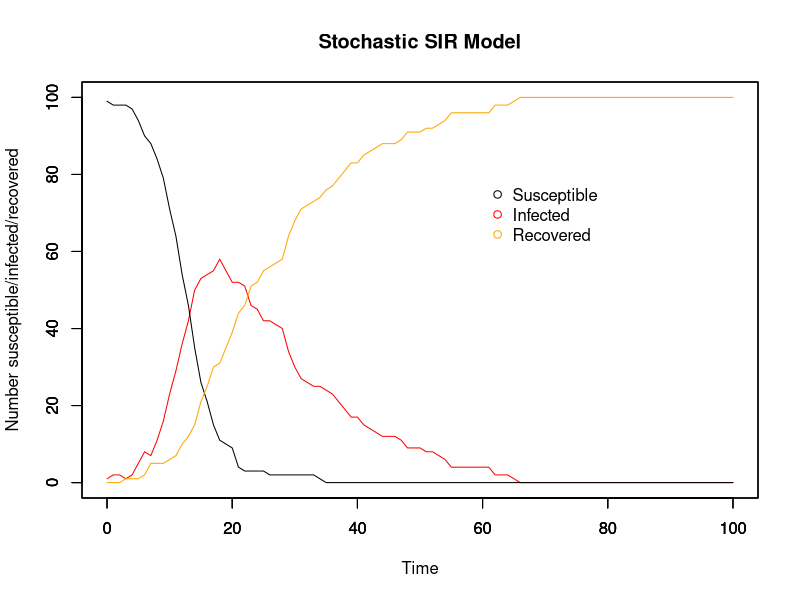
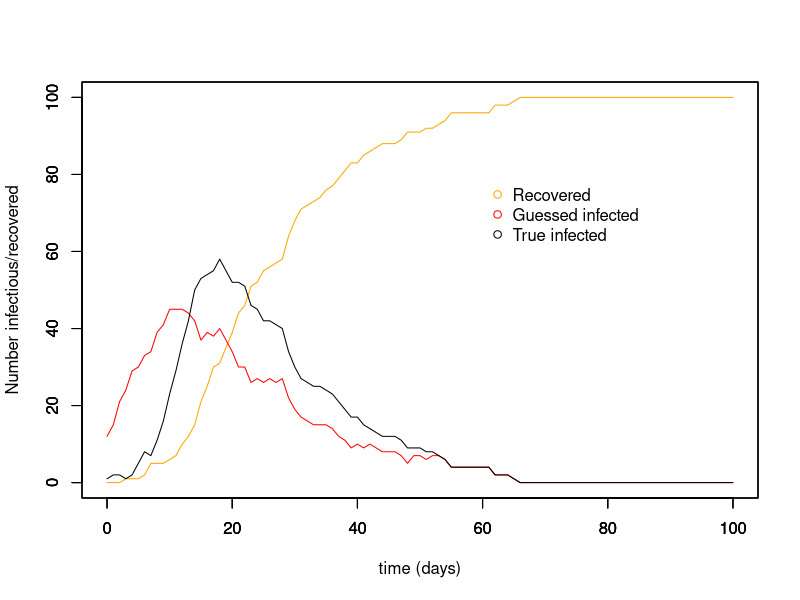

The R source for these figures, in order: (Note: this script raises an error after producing the figures.)
# MCMC estimating stochastic processes
# 3 unknonws: beta, gamma, and the time of infection for each individual
# 17/11/17

##########################
## Input values for SIR ##
##########################

# Time
timestep <- 1
times <- seq(0, 100, by = timestep)

# Initial population: N-1 susceptible, 1 infectious, 0 recovered
init.values = c(
  S = 100-1,
  I = 1,
  R = 0
)
N = sum(init.values)

# Beta & gammma
beta <- 5e-3
gamma <- 8e-2
1/gamma

###############
## The model ##
###############

# Array for holding collective disease status information for whole period of time
data <- array(0, dim =c(length(times), length(init.values)+3))
data[,1] <- times # make first column the timesteps to make plotting easier later on

#set.seed(22) # other good ones: 7, 14, 22, 30

# For loops for calculating the numbers susceptible, infected, and recovered at each timepoint
for (time in times){
  if (time == 0){ # Set up the number of S/I/R at time 0
    data[1,2] <- init.values["S"] # number of susceptibles at time 0
    data[1,3] <- init.values["I"] # number of infecteds at time 0
    data[1,4] <- init.values["R"] # number of recovereds at time 0
    data[1,5] <- init.values["I"] # number newly infected at time 0
    data[1,6] <- init.values["R"] # number newly recovered at time 0
    
  } else{
    whole_time <- 1/timestep * time # makes time into the whole number that it corresponds to in the array
    #inf <- rbinom(1, size = data[whole_time,2], prob = foi_t) # number who become infected in this timestep
    #rec <- rbinom(1, size = data[whole_time,3], prob = r_t)# number who become recovered in this timestep
    
    inf <- rbinom(1, size = data[whole_time,2], (1-(exp(-beta*data[whole_time,3]*timestep)))) # number who become infected in this timestep
    rec <- rbinom(1, size = data[whole_time,3], (1-(exp(-gamma*timestep)))) # number who become recovered in this timestep
    
    data[whole_time+1,2] <- data[whole_time,2] - inf # number of susceptibles at other times
    
    data[whole_time+1,3] <- data[whole_time,3]  + inf - rec # number of infecteds at other times
    
    data[whole_time+1,4] <- data[whole_time,4] + rec # number of recovereds at other times
    
    data[whole_time+1,5] <- data[whole_time+1,3] - data[whole_time,3] + data[whole_time+1,4] - data[whole_time,4] # number of newly infected
    
    data[whole_time+1,6] <- data[whole_time+1,4] - data[whole_time,4] # number of newly recovered
  }
}

###############
## SIR plots ##
###############

run_stoch <- data.frame(data) # make array into a dataframe
colnames(run_stoch) <- c("time","S", "I", "R", "new_I", "new_R")

par(mfrow = c(1,1))

# Plot for SIR model
plot(x = run_stoch$time, y = run_stoch$I, type = "line", col = "red", ylim = c(0,N),
     xlab = "Time", ylab = "Number susceptible/infected/recovered", main = "Stochastic SIR Model")
par(new=T)
plot(x = run_stoch$time, y = run_stoch$S, type = "line", ylim = c(0,N), ylab = "", xlab = "") # add susceptible line
par(new=T)
plot(x = run_stoch$time, y = run_stoch$R, type = "line", col = "orange", ylim = c(0,N), ylab = "", xlab = "") # recovered

# Add legend
legend(60, 0.8*N, c("Susceptible", "Infected", "Recovered"), pch = 1, col = c("black", "red", "orange"), bty = "n")

# Plot for newly infected and newly recovered
# plot(x = run_stoch$time, y = run_stoch$new_I, type = "line", col = "red", ylim = c(0,max(run_stoch$new_I)),
#      xlab = "Time", ylab = "Number newly infected/recovered", main = "New infections/recoveries")
# par(new=T)
# plot(x = run_stoch$time, y = run_stoch$new_R, type = "line", col = "orange", ylim = c(0,max(run_stoch$new_I)), ylab = "", xlab = "") # add susceptible line

#################
## Guess new_I ##
#################

inf_period <- ceiling(1/gamma) # mean infectious period calculated from gamma

for (i in 1:nrow(run_stoch)){
run_stoch$guess_new_I[i] <- run_stoch$new_R[i+(inf_period/timestep)] # guess newly infected, translates days into no. of timesteps
run_stoch$guess_I[i] <- run_stoch$R[i+(inf_period/timestep)] - run_stoch$R[i]
run_stoch$guess_S[i] <- N - (run_stoch$R[i] + run_stoch$guess_I[i])
}
run_stoch[is.na(run_stoch)] <- 0

plot(run_stoch$time, run_stoch$R, ylim = c(0,N), type = "line", col = "orange", xlab = "time (days)", ylab = "Number infectious/recovered")
par(new=T)
plot(run_stoch$time, run_stoch$guess_I, ylim = c(0,N), type = "line", col = "red", xlab = " ", ylab = " ")
par(new=T)
plot(x = run_stoch$time, y = run_stoch$I, type = "line", col = "black", ylim = c(0,N), xlab = " ", ylab = " ")
legend(60, 0.8*N, c("Recovered", "Guessed infected", "True infected"), pch = 1, col = c("orange", "red", "black"), bty = "n")

##################################
## Likelihood, prior, posterior ##
##################################

# Likelihood distribution for beta and gamma
likelihood <- function(param){
  beta = as.numeric(param[1])
  gamma = as.numeric(param[2])
  total = array(0, dim = (c(nrow(run_stoch))))
    I = as.numeric(inf_chain[,iteration,1])
    new_I = as.numeric(inf_chain[,iteration,2])
  
  for (i in 1:nrow(run_stoch)){
    betalikelihood = dbinom(new_I[i+1], (N - I[i] - run_stoch$R[i]), (1-(exp(-beta*I[i]*timestep))), log = T)
    gammalikelihood = dbinom(run_stoch$new_R[i+1], I[i], (1-(exp(-gamma*timestep))), log = T)
    total[i] = betalikelihood + gammalikelihood
  }
  #print(total[i])
  return(sum(total, na.rm = T))
}

# Likelihood distribution for infection
# Keep beta and gamma constant, change I
inf_likelihood <- function(param){
  beta = as.numeric(chain[iteration-1,1]) # most recent guess of beta
  gamma = as.numeric(chain[iteration-1,2]) # most recent guess of gamma
  I = as.numeric(param[1])
  new_I = as.numeric(param[2])

  inf_total = array(0, dim = (c(nrow(run_stoch))))

  for (i in 1:nrow(run_stoch)){
    betalikelihood = dbinom(new_I[i+1], (N - I[i] - run_stoch$R[i]), (1-(exp(-beta*I[i]*timestep))), log = T)
    gammalikelihood = dbinom(run_stoch$new_R[i+1], I[i], (1-(exp(-gamma*timestep))), log = T)
    #print(betalikelihood)
    #print(gammalikelihood)
    inf_total[i] = betalikelihood + gammalikelihood
  }
  #print(inf_total[i])
  return(sum(inf_total, na.rm = T))
}

# Prior distribution
prior <- function(param){
  beta = as.numeric(param[1])
  gamma = as.numeric(param[2])
  betaprior = dunif(beta, min = 0, max = 100, log = T)
  gammaprior = dunif(gamma, min = 0, max = 100, log = T)
  return(betaprior + gammaprior)
}

# Posterior distribution for beta and gamma
posterior <- function(param){
  return (likelihood(param) + prior(param))
}

# Posterior distribution for infectious
inf_posterior <- function(param){
  return (inf_likelihood(param) + prior(param))
}

# Proposal function for beta and gamma
proposalfunction <- function(param){ 
  
  beta_prop = rnorm(1, mean = param[1], sd = 0.01 )
  gamma_prop = rnorm(1, mean = param[2], sd = 0.01)

  
  return(c(beta_prop, gamma_prop))
}

# Proposal function for I
inf_proposalfunction <- function(param){
  changed_I <- sample(length(times), 1) # choose the timepoint at which I will be changed
  inf_list <- c(-1, 1)
  inf <- sample(inf_list, 1) # will the change at that timepoint be + or - 1 I

  I_prop <- param[1] + inf
  new_I_prop <- param[2] + inf
  
  print(I_prop)
  print(new_I_prop)
  
  return(c(I_prop, new_I_prop))
}

# Give a starting point for running iterations, necessary for putting the right betas, gammas, and Is into functions
iteration = 0

run_metropolis_MCMC <- function(startvalue, iterations){
  chain = array(dim = c(iterations+1,2))
  chain[1,] = startvalue
  
  inf_chain = array(dim = c(length(times), iterations+1, 2)) # chain for infectious
  inter_inf = array(dim = c(length(times), iterations+1, 2)) # intermediate infectious array
  inf_chain[,1,1] = start_I[1]
  inf_chain[,1,2] = start_I[2]
  inf_list <- c(-1, 1) # used for choosing -1 or +1 randomly
  
  # Proposals
  for (i in 1:iterations){
    iteration = iteration + 1 # keeps track of which iteration you're on
    
  # Infectious
    changed_I <- sample(length(times), 1)
    inf <- sample(inf_list, 1) # will the change at that timepoint be + or - 1 I
    
    inter_inf[,i,] = inf_chain[,i,]
    inter_inf[changed_I,i,] = inf_chain[changed_I, i,] + inf
    inf_proposal = inter_inf[,i,]
    
    print(inf_proposal)
    inf_probab = inf_posterior(inf_proposal) - inf_posterior(inf_chain[,i,])
    if (log(runif(1)) < inf_probab){
      inf_chain[,i+1,] = inf_proposal
    }else{
      inf_chain[,i+1,] = inf_chain[,i,]
    }
    
    # Beta and gamma
    proposal = proposalfunction(chain[i,])
    
    if (proposal[1] < 0.0 & proposal[2] < 0.0 ){
      chain[i+1,] = chain[i,]
      
    } else if (proposal[1] < 0.0 & proposal[2] >= 0.0){
      proposal[1] = chain[i,1]
      probab = posterior(proposal) - posterior(chain[i,])
      # print(probab)
      if (log(runif(1)) < probab){
        chain[i+1,] = proposal
      }else{
        chain[i+1,] = chain[i,]
      }
      
    } else if (proposal[1] >= 0.0 & proposal[2] < 0.0){
      proposal[2] = chain[i,2]
      probab = posterior(proposal) - posterior(chain[i,])
      # print(probab)
      if (log(runif(1)) < probab){
        chain[i+1,] = proposal
      }else{
        chain[i+1,] = chain[i,]
      }
      
    } else{
      probab = posterior(proposal) - posterior(chain[i,])
      # print(probab)
      if (log(runif(1)) < probab){
        chain[i+1,] = proposal
      }else{
        chain[i+1,] = chain[i,]
      }
    }
  }
  return(chain)
}

# Where to start the chain for beta and gamma
startvalue <- c(0.01,0.01)

# Where to start the guessing for I
start_I <- c(run_stoch$guess_I, run_stoch$guess_new_I)

# Number of runs
iterations = 5000
#set.seed(4)
chain <- run_metropolis_MCMC(startvalue, iterations)

# The beginning of the chain is biased towards the starting point, so take them out
# normally burnin is 10%-50% of the runs
burnIn = 0.1*iterations
acceptance <- 1-mean(duplicated(chain[-(1:burnIn),]))

################
## MCMC Plots ##
################

par(mfrow = c(2,2))

hist(chain[-(1:burnIn),1],nclass=30, main="Posterior of beta")
abline(v = mean(chain[-(1:burnIn),1]), col = "red")

hist(chain[-(1:burnIn),2],nclass=30, main="Posterior of gamma")
abline(v = mean(chain[-(1:burnIn),2]), col = "red")

plot(chain[-(1:burnIn),1], type = "l", main = "Chain values of beta")

plot(chain[-(1:burnIn),2], type = "l", main = "Chain values of gamma")

# Plot beta vs. gamma
par(mfrow = c(1,1))
library(RColorBrewer)
library(MASS)

plot(x = chain[,2], y = chain[,1], xlab = "Gamma", ylab = "Beta", pch = 20, cex = 0.8)
# abline(lm(chain[,1]~chain[,2]), col="red") # regression line

k <- 11
my.cols <- rev(brewer.pal(k, "RdYlBu"))
z <- kde2d(chain[,2], chain[,1], n=50)
filled.contour(z, nlevels=k, col=my.cols, xlab = "Gamma", ylab = "Beta")

########################################################################################################################

########################################################################################################################

# A method of randomly choosing -1 or +1 with equal probability
# inf_list <- c(-1, 1)
# sample(inf_list, 1)

# Keeps track of which iteration you're on
# iteration = 0
# for (i in 1:iterations){
#   iteration = iteration + 1
# }

inf_chain = array(dim = c(length(times), iterations+1, 2)) # chain for infectious
inf_chain[1,1,] = start_I
inf_test = (inf_chain[1,sample(length(times), 1),])
inf_test
